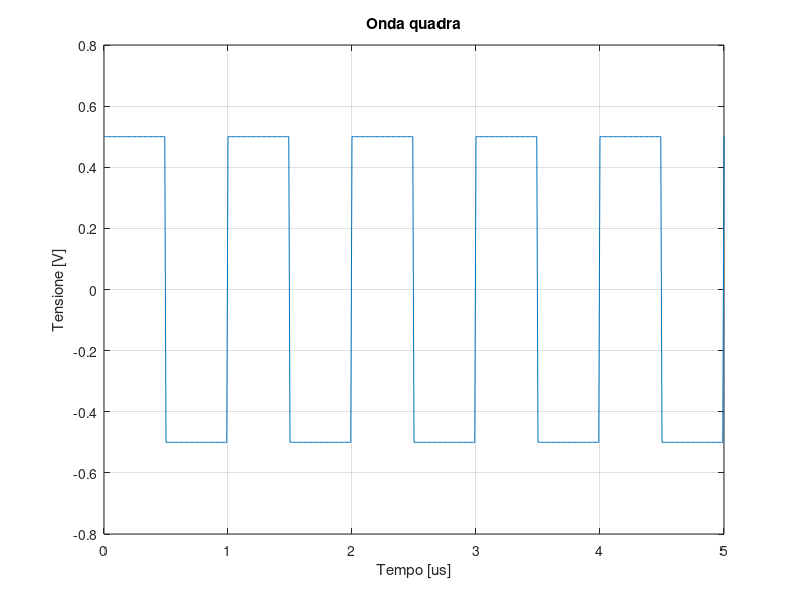
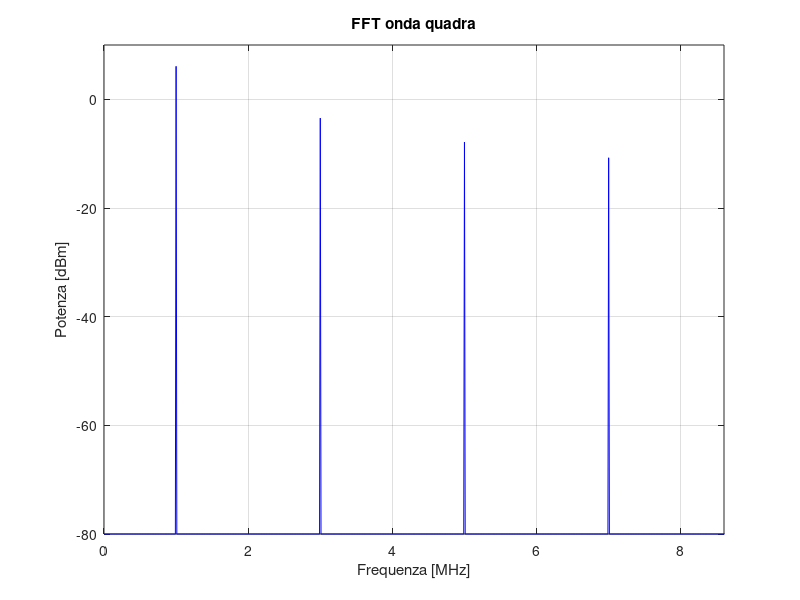

The MATLAB source for these figures, in order:
clear; clc; close all;

% Parametri dell'onda quadra
A = 0.5;             % Tensione di picco [V]
f0 = 1e6;            % Frequenza fondamentale [Hz]
fs = 100e6;          % Frequenza di campionamento [Hz]
Tobs = 100e-6;       % Tempo di osservazione [s]
R = 50;              % Resistenza [Ohm]

% Asse temporale
N = round(fs*Tobs);
n = 0:N-1;
t = n/fs;

% Onda quadra bipolare: da -0.5 V a +0.5 V
x = A * (2*(mod(n,fs/f0) < fs/(2*f0))-1);

% Calcolo FFT
X = fft(x)/N;

% Spettro monolatero
X_amp = abs(X(1:N/2+1));
X_amp(2:end-1) = 2*X_amp(2:end-1);

% Asse delle frequenze
f = (0:N/2)*(fs/N);

% Conversione da tensione a potenza in dBm
Vrms = X_amp/sqrt(2);
Vrms(1) = X_amp(1);
Vrms(end) = X_amp(end);

P = Vrms.^2/R;
P_dBm = 10*log10(P/1e-3);

% Limite inferiore per la visualizzazione
P_dBm = max(P_dBm, -80);

% Grafico dell'onda quadra nel tempo
figure;
plot(t*1e6, x);
xlabel('Tempo [us]');
ylabel('Tensione [V]');
title('Onda quadra');
xlim([0 5]);
grid on;

% Grafico FFT
figure;
plot(f/1e6, P_dBm, 'b');
xlabel('Frequenza [MHz]');
ylabel('Potenza [dBm]');
title('FFT onda quadra');
xlim([0 8.6]);
ylim([-80 10]);
grid on;
